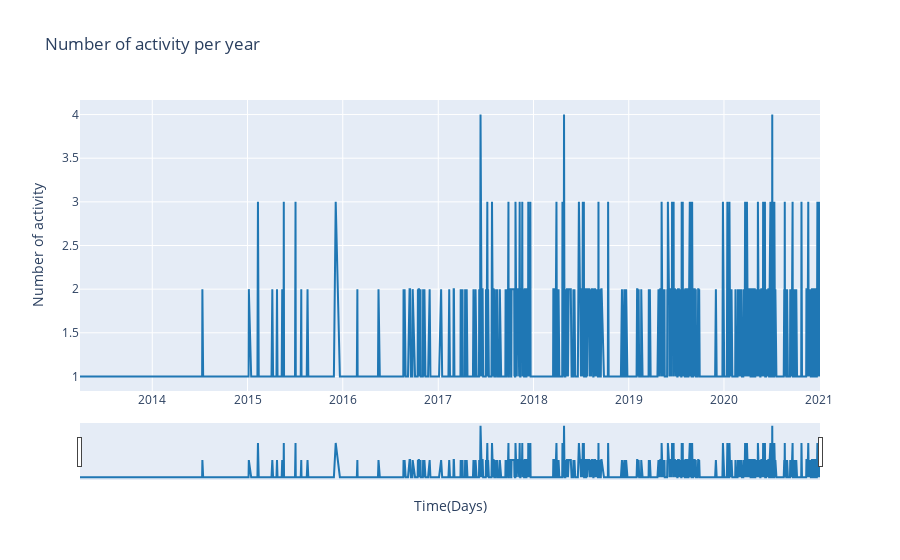

Write notebook code for a chart like this one.
### Code cell
df =  data_strava.groupby("dates").sum()
df.reset_index(inplace=True)

fig = go.Figure([
    go.Scatter(
        name='activity_count',
        x=df['dates'],
        y=df['activity_count'],
        mode='lines',
        line=dict(color='rgb(31, 119, 180)'),
    )
])
fig.update_layout(
    yaxis_title='Number of activity',
    title='Number of activity per year',
    xaxis_title = 'Time(Days)',
    hovermode="x"
)

fig.update_xaxes(rangeslider_visible=True)

fig.show()

### Figure 1 — Plotly figure (JSON) as saved in the notebook; plotly's stock layout.template omitted (floating-point values rounded to 4 significant figures; data arrays with more than 128 entries replaced by an {"elided": "..."} marker saying what was removed)
{"data": [{"line": {"color": "rgb(31, 119, 180)"}, "mode": "lines", "name": "activity_count", "type": "scatter", "x": {"elided": "1355 str values"}, "y": {"elided": "1355 int values"}}], "layout": {"hovermode": "x", "title": {"text": "Number of activity per year"}, "xaxis": {"rangeslider": {"visible": true}, "title": {"text": "Time(Days)"}}, "yaxis": {"title": {"text": "Number of activity"}}}}
